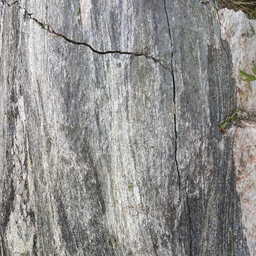
#> input picture testphotos/1.png, 256 x 256 px, shrunk from 1100 x 1100 before the run; its folder holds only this picture in this run
$ jupyter execute --allow-errors 'Crack identification实验非局部均值滤波.ipynb'   (older library calls are emulated)
#> lines starting #> are read from the running program, lines starting #| are printed output that depends on the picture; after the words box and inside, x2 and y2 are one past the last pixel; in counts of white or black regions, pixels touching at a corner belong together; long printed decimals are rounded
[cell 1]
import cv2
import os
import numpy as np
import matplotlib.pyplot as plt
from scipy.optimize import curve_fit
from scipy.optimize import minimize,basinhopping
import io
from PIL import Image

[cell 2]
# 指定文件夹路径
folder_path = 'testphotos'
# 获取文件夹下的所有文件和子文件夹
files_and_folders = os.listdir(folder_path)
# 过滤出文件
photoname = [file for file in files_and_folders if os.path.isfile(os.path.join(folder_path, file))]
photopath = [os.path.join(folder_path, file) for file in files_and_folders if os.path.isfile(os.path.join(folder_path, file))]
print(photopath)

[cell 3]
'''d0默认值为10:
这是一个参数,用于定义高通滤波器的截止频率。d0 控制了滤波器对低频成分的衰减程度,即距离原点（0频率）多远的频率成分开始被衰减。

rl默认值为0.5:
这是滤波器在低频区域的增益。rl 控制了滤波器对低频成分的保留程度。

rh默认值为2.0:
这是滤波器在高频区域的增益。rh 控制了滤波器对高频成分的增强程度。

c默认值为4:锐化系数
这是一个参数,用于控制滤波器的陡峭程度。c 的值越大，滤波器的过渡带就越窄，即从低频到高频的过渡就越快。

h默认值为2.0:
这是输出图像的最大值。在同态滤波过程中,可能会产生超出常规图像值范围（0-255）的结果，h 用于将结果缩放到这个最大值。

l默认值为0.5:

这是输出图像的最小值。与 h 类似,l 用于确保输出图像的值不会低于这个最小值。'''
def homomorphic_filter(src, d0=10, rl=1, rh=2, c=4, h=2.0, l=0.5):
    gray = src.copy()
    gray = np.log(1e-5 + gray)  # 取对数
    rows, cols = gray.shape
    gray_fft = np.fft.fft2(gray)  # FFT傅里叶变换
    gray_fftshift = np.fft.fftshift(gray_fft)  # FFT中心化
    M, N = np.meshgrid(np.arange(-cols // 2, cols // 2), np.arange(-rows // 2, rows // 2))
    D = np.sqrt(M ** 2 + N ** 2)  # 计算距离
    Z = (rh - rl) * (1 - np.exp(-c * (D ** 2 / d0 ** 2))) + rl  # H(u,v)传输函数
    dst_fftshift = Z * gray_fftshift
    dst_fftshift = (h - l) * dst_fftshift + l
    dst_ifftshift = np.fft.ifftshift(dst_fftshift)
    dst_ifft = np.fft.ifft2(dst_ifftshift)  # IFFT逆傅里叶变换
    dst = np.real(dst_ifft)  # IFFT取实部
    dst = np.exp(dst) - 1  # 还原
    dst = np.uint8(np.clip(dst, 0, 255))
    return dst

[cell 4]
i=0
print(photopath[i])
# 读取图片
image_color = cv2.imread(photopath[i])
#> image_color is the input picture: shape (256, 256, 3); mean B, G, R 141.9, 143.5, 144.7
image_gray = cv2.cvtColor(image_color, cv2.COLOR_RGB2GRAY)
plt.title("Color image")
plt.imshow(image_color, cmap='gray')
plt.show()
plt.title("Grey image")
plt.imshow(image_gray, cmap='gray')
plt.show()

[cell 5]
# h 是滤波系数，用于控制去噪强度，值越大去噪效果越强，但可能会导致图像模糊
# templateWindowSize 是用于计算权重的窗口大小，通常为3, 5, 7等奇数
# searchWindowSize 是搜索窗口的大小，通常比templateWindowSize大，也是奇数

# 设定方差的阈值范围
min_variance = 50
max_variance = 5000

# 设定滤波强度参数h的范围
min_h = 10
max_h = 50


laplacian = cv2.Laplacian(image_gray, cv2.CV_64F)
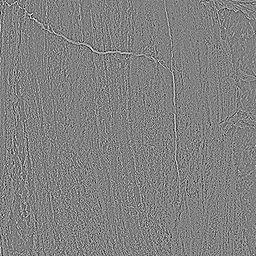
#> laplacian: shape (256, 256) float64; min -305, max 297, mean 0; drawn with min black and max white
variance = np.var(laplacian, axis=None)
#> variance = 3727.5
print(variance)
#| 3727.484


# 使用对数函数构建映射关系，这里为了使映射结果在设定的h取值范围内，进行了适当的缩放和偏移调整
# 你可以根据实际情况进一步优化调整系数等，以使映射更符合预期效果
##offset = 0.5  # 偏移量，辅助将结果映射到合适区间

#h = min_h + (max_h - min_h) * (np.log(scale_factor * variance + 1) - np.log(scale_factor * min_variance + 1)) / (
#            np.log(scale_factor * max_variance + 1) - np.log(scale_factor * min_variance + 1)) + offset

# 线性映射函数
h = min_h + (max_h - min_h) * (max_variance - variance) / (max_variance - min_variance)
#> h = 20.28

dst = cv2.fastNlMeansDenoising(image_gray, h=40, templateWindowSize=7, searchWindowSize=21)
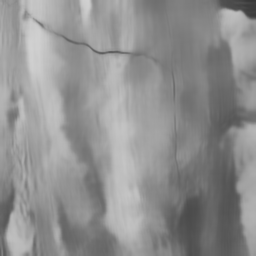
#> dst: shape (256, 256); min 55, max 209, mean 143.4
#plt.imshow(image_gray, cmap='gray')
plt.imshow(dst, cmap='gray')

laplacian = cv2.Laplacian(dst, cv2.CV_64F)
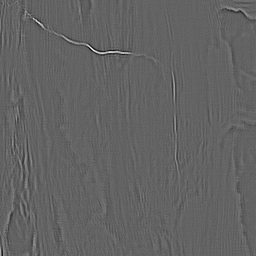
#> laplacian: shape (256, 256) float64; min -51, max 80, mean 0; drawn with min black and max white
variance = np.var(laplacian, axis=None)
#> variance = 16.99
print(variance)
#| 16.987

[cell 6]
image_homomorphic_filter = homomorphic_filter(dst,d0=10, rl=1, rh=2.5, c=4, h=2, l=0.5)
#> in homomorphic_filter, `gray = np.log(1e-5 + gray)`:
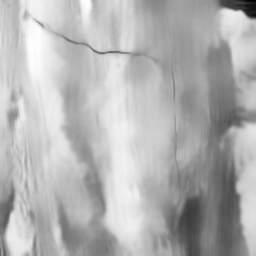
#> gray: shape (256, 256) float64; min 4.01, max 5.34, mean 4.94; drawn with min black and max white
#> in homomorphic_filter, `dst = np.real(dst_ifft)`:
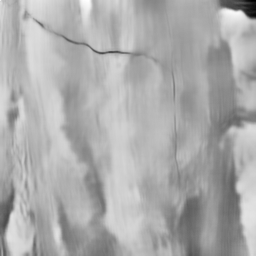
#> dst: shape (256, 256) float64; min 4.3, max 8.92, mean 7.42; drawn with min black and max white
#> in homomorphic_filter, `dst = np.exp(dst) - 1`:
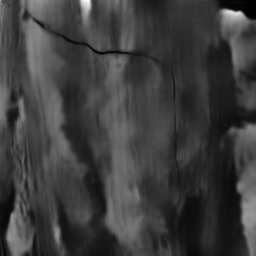
#> dst: shape (256, 256) float64; min 72.69, max 7465.5, mean 1860.9; drawn with min black and max white
#> in homomorphic_filter, `dst = np.uint8(np.clip(dst, 0, 255))`:
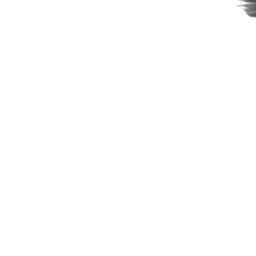
#> dst: shape (256, 256); min 72, max 255, mean 254.6
# 显示结果
plt.imshow(image_homomorphic_filter, cmap='gray')

[cell 7]
# 闭运算
# 二值化处理，根据需要调整阈值
_, binary_image = cv2.threshold(image_homomorphic_filter * 255, 127, 255, cv2.THRESH_BINARY)
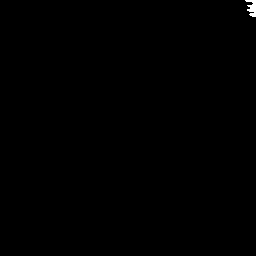
#> binary_image: shape (256, 256); 0.17% white; 1 white region, box (x1, y1, x2, y2) and area: (245, 0, 256, 17) 111

# 定义结构元素，这里使用一个3x3的矩形结构元素
# 创建一个5x5的矩形结构元素
rect_kernel = cv2.getStructuringElement(cv2.MORPH_RECT, (5, 5))

# 创建一个5x5的椭圆形结构元素
ellipse_kernel = cv2.getStructuringElement(cv2.MORPH_ELLIPSE, (7, 7))

# 创建一个5x5的十字形结构元素
cross_kernel = cv2.getStructuringElement(cv2.MORPH_CROSS, (7, 7))


# 执行膨胀操作
dilated_image = cv2.dilate(binary_image, ellipse_kernel, iterations=5)
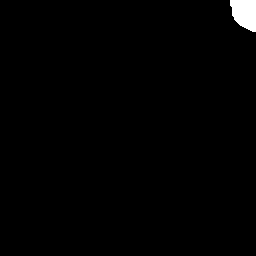
#> dilated_image: shape (256, 256); 0.99% white; 1 white region, box (x1, y1, x2, y2) and area: (230, 0, 256, 32) 651

plt.title("dilated")
plt.imshow(dilated_image, cmap='gray')
plt.show()


# 定义结构元素，这里使用一个5x5的矩形结构元素

# 创建一个5x5的矩形结构元素
rect_kernel = cv2.getStructuringElement(cv2.MORPH_RECT, (5, 5))
# 创建一个5x5的椭圆形结构元素
ellipse_kernel = cv2.getStructuringElement(cv2.MORPH_ELLIPSE, (15, 15))
# 创建一个5x5的十字形结构元素
cross_kernel = cv2.getStructuringElement(cv2.MORPH_CROSS, (15, 15))

kernel = np.ones((5, 5), np.uint8)

# 进行闭运算
closing = cv2.morphologyEx(binary_image * 255, cv2.MORPH_CLOSE, ellipse_kernel)
#> closing: shape (256, 256); values 0 (black) and 1 (white), 0.22% white; 1 white region
plt.title("closing")
plt.imshow(closing, cmap='gray')
plt.show()

[cell 8]
# 检测轮廓
contours, _ = cv2.findContours(dilated_image, cv2.RETR_EXTERNAL, cv2.CHAIN_APPROX_SIMPLE)
#> contours = 1 contour; box (x1, y1, x2, y2) and area: (230, 0, 256, 32) 602

# 计算自适应面积阈值（例如取轮廓面积的平均值）
areas = [cv2.contourArea(cnt) for cnt in contours]
#> areas = [602]
mean_area = np.mean(areas)
#> mean_area = 602

# 设定阈值比例（可以根据需求调整）
area_threshold = 1 * mean_area
#> area_threshold = 602

# 创建一个空白图像用于绘制符合面积阈值的轮廓
output = np.zeros(dilated_image.shape[:2], dtype='uint8')  # 仅取宽高两维

# 计算轮廓的外接矩形长宽比
def aspect_ratio(contour):
    x, y, w, h = cv2.boundingRect(contour)
    return float(w) / h if h > 0 else 0


# 筛选并绘制符合条件的轮廓
for cnt in contours:
    area = cv2.contourArea(cnt)
    ratio = aspect_ratio(cnt)
    if area >= area_threshold and (ratio>2 or ratio<0.3):  # 保留面积大于阈值的轮廓
        cv2.drawContours(output, [cnt], -1, (255), thickness=cv2.FILLED)
#> this loop made 1 pass
#> (area, x in aspect_ratio, y in aspect_ratio, w in aspect_ratio, h in aspect_ratio, ratio) on pass 1: (602, 230, 0, 26, 32, 0.812)
#> output: shape (256, 256); every value is 0

areathreshold_img = output

# 显示结果
plt.figure(figsize=(10, 5))
plt.subplot(1, 2, 1)
plt.title("Original Image")
plt.imshow(dilated_image, cmap='gray')
plt.subplot(1, 2, 2)
plt.title("Filtered Contours")
plt.imshow(areathreshold_img, cmap='gray')

[cell 9]
def zhang_suen_thinning1(image):
    # 确保图像为二值化图像
    binary_image = (image > 0).astype(np.uint8)

    def neighbours(x, y):
        """返回给定像素的 8 个邻居像素的值"""
        return [binary_image[x-1, y], binary_image[x-1, y+1], binary_image[x, y+1], binary_image[x+1, y+1],
                binary_image[x+1, y], binary_image[x+1, y-1], binary_image[x, y-1], binary_image[x-1, y-1]]

    # [4 lines left out: function transitions, not called in this run]

    def step1():
        """第一步移除点集"""
        to_remove = []
        for i in range(1, binary_image.shape[0] - 1):
            for j in range(1, binary_image.shape[1] - 1):
                P = neighbours(i, j)
                if (binary_image[i, j] == 1 and
                    2 <= sum(P) <= 6 and
                    transitions(P) == 1 and
                    P[0] * P[2] * P[4] == 0 and
                    P[2] * P[4] * P[6] == 0):
                    to_remove.append((i, j))
        for i, j in to_remove:
            binary_image[i, j] = 0

    def step2():
        """第二步移除点集"""
        to_remove = []
        for i in range(1, binary_image.shape[0] - 1):
            for j in range(1, binary_image.shape[1] - 1):
                P = neighbours(i, j)
                if (binary_image[i, j] == 1 and
                    2 <= sum(P) <= 6 and
                    transitions(P) == 1 and
                    P[0] * P[2] * P[6] == 0 and
                    P[0] * P[4] * P[6] == 0):
                    to_remove.append((i, j))
        for i, j in to_remove:
            binary_image[i, j] = 0

    # 执行迭代细化步骤，直到没有像素再被移除
    prev_image = np.zeros(binary_image.shape, np.uint8)
    while True:
        step1()
        step2()
        if np.array_equal(prev_image, binary_image):
            break
        prev_image = binary_image.copy()

    return binary_image

[cell 10]
#thinning_img = zhang_suen_thinning(vessleness_img)
thinning_img1 = zhang_suen_thinning1(areathreshold_img)


plt.figure(figsize=(12, 6))
plt.subplot(1, 2, 1)
plt.title("Original Binary Image")
plt.imshow(areathreshold_img, cmap='gray')
plt.subplot(1, 2, 2)
plt.title("Thinned Image (Skeleton)")
plt.imshow(thinning_img1, cmap='gray')
plt.show()

$ run again, on testphotos/img_origin.png
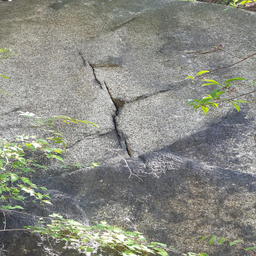
#> input picture testphotos/img_origin.png, 256 x 256 px, shrunk from 1100 x 1100 before the run
#> image_color is the input picture: shape (256, 256, 3); mean B, G, R 131.4, 139.2, 137.7
#> `variance = np.var(laplacian, axis=None)`: variance = 3187.8
#| 3187.834
#> `h = min_h + (max_h - min_h) * (max_variance - variance) / (max_varianc..`: h = 24.64
#> `laplacian = cv2.Laplacian(dst, cv2.CV_64F)`:
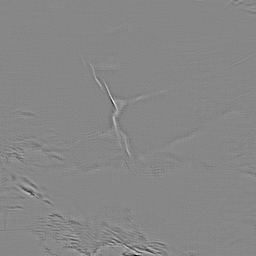
#> laplacian: shape (256, 256) float64; min -77, max 68, mean 0; drawn with min black and max white
#> `variance = np.var(laplacian, axis=None)`: variance = 9.96
#| 9.960
#> binary_image: shape (256, 256); 0.01% white in thin lines or dots, all inside (x1, y1, x2, y2) = (115, 103, 118, 109)
#> `dilated_image = cv2.dilate(binary_image, ellipse_kernel, iterations=5)`:
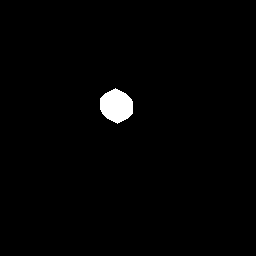
#> dilated_image: shape (256, 256); 1.3% white; 1 white region, box (x1, y1, x2, y2) and area: (100, 88, 133, 124) 858
#> contours = 1 contour; box (x1, y1, x2, y2) and area: (100, 88, 133, 124) 812
#> areas = [812]
#> mean_area = 812
#> the loop `for cnt in contours:` made 1 pass
#> (area, x in aspect_ratio, y in aspect_ratio, w in aspect_ratio, h in aspect_ratio, ratio) on pass 1: (812, 100, 88, 33, 36, 0.917)
